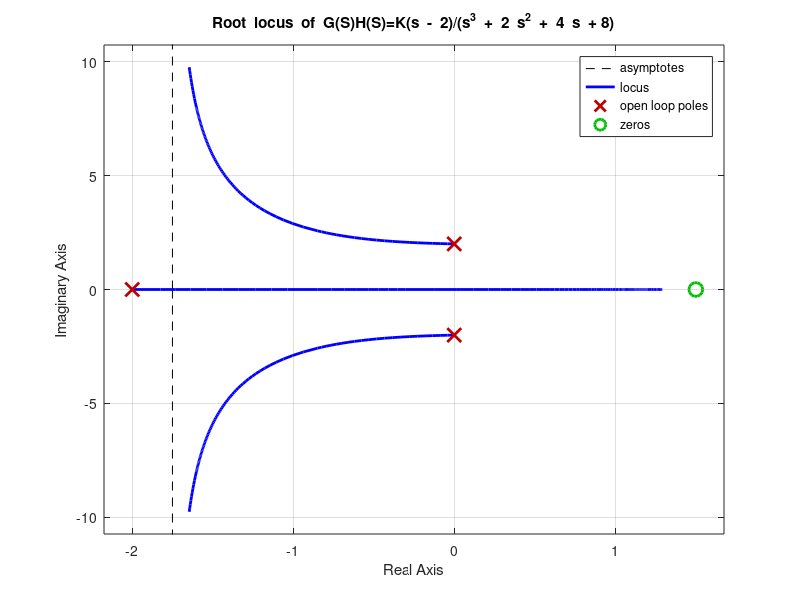

MATLAB code for this plot:
num = [2 -3];
denum = [1 2 4 8];
sys = tf(num,denum);
rlocus(sys);
title('Root  locus  of  G(S)H(S)=K(s  -  2)/(s^3  +  2  s^2  +  4  s  + 8)') ; 